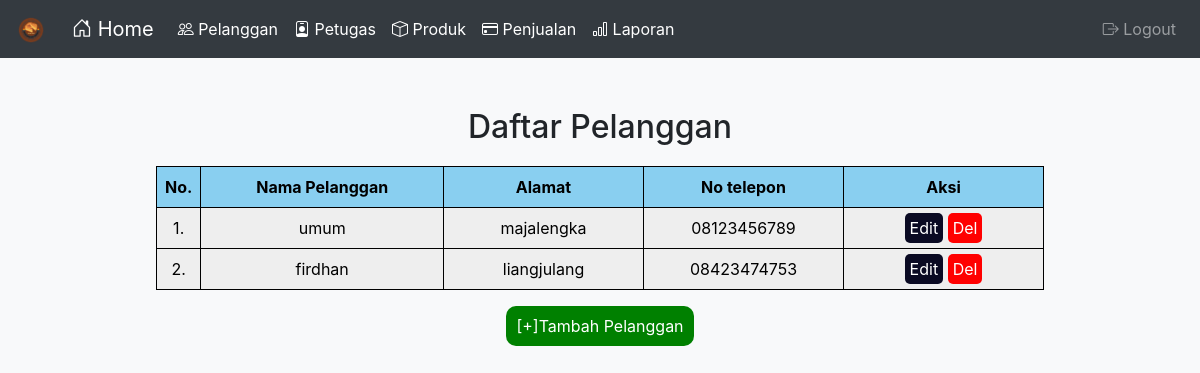
The app's page /pelanggan/index.php (signed in) with its own data.
### tables this page shows
CREATE TABLE `pelanggan` (
  `pelanggan_id` int(11) NOT NULL,
  `nama_pelanggan` varchar(255) DEFAULT NULL,
  `alamat` text DEFAULT NULL,
  `nomor_telepon` varchar(15) DEFAULT NULL
);

### pelanggan/index.php (the view, shortened to what this page needs)
<!DOCTYPE html>
<html>
<head>
    <link rel="stylesheet" href="https://stackpath.bootstrapcdn.com/bootstrap/4.5.2/css/bootstrap.min.css">
    <link rel="stylesheet" href="../style/navbar.css">
</head>
<body>
  <?php
include "../navbar.php";
?>
    <div class="container home-container">
        <h2>Daftar Pelanggan</h2>
        <table class="table">
                <tr>
                    <th width="30px">No.</th>
                    <th>Nama Pelanggan</th>
                    <th width="200px">Alamat</th>
                    <th width="200px">No telepon</th>
                    <th width="200px">Aksi</th>
                </tr>
                <?php
                include "../config.php";
                $sql = "select * from pelanggan";
                $result = mysqli_query($conn, $sql);
                $no = 1;
                while ($data = mysqli_fetch_array($result)) {
                    ?>
                    <tr>
                        <td><?= $no ?>.</td>
                        <td><?= $data['nama_pelanggan'] ?></td>
                        <td><?= $data['alamat'] ?></td>
                        <td><?= $data['nomor_telepon'] ?></td>
                        <td>
                            <a href="edit.php?id=<?= $data['pelanggan_id'] ?>" class="edit">Edit</a>
                            <a href="delete.php?id=<?= $data['pelanggan_id'] ?>" onclick="return confirm('Apakah Anda Yakin Pelanggan <?= $data['nama_pelanggan'] ?> akan dihapus')" class="delete" >Del</a>
                        </td>
                    </tr>
                    <?php
                    $no++;
                }
                ?>
        </table><br>
        <a href="form.php" class="add">[+]Tambah Pelanggan</a>
    </div> <br>
</body>
</html>

### style/navbar.css (style rules this page uses)
body { background-color: #f8f9fa; }
.home-container { text-align: center; margin-top: 50px; }
.table { width: 80%; margin: auto; margin-top: 20px; background-color: #eeeeee; color: #000000; }
.table th, .table td { border: 1px solid #000000; padding: 8px; text-align: center; }
.table th { background-color: rgb(137, 207, 240); }
a { text-decoration: none; color: #495057; }

### pelanggan/index.php (style rules this page uses)
.edit { background-color:#0a0a23; color: #fff; border:none; border-radius:10px; border-radius: 5px; padding: 5px 5px; }
.delete { color: #fff; background-color: red; border-radius: 5px; padding: 5px 5px; }
.add { color: #fff; background-color: green; padding: 10px 10px; border-radius: 10px; }

### records on screen
pelanggan: nama_pelanggan "umum", alamat "majalengka", nomor_telepon "08123456789"
pelanggan: nama_pelanggan "firdhan", alamat "liangjulang", nomor_telepon "08423474753"
